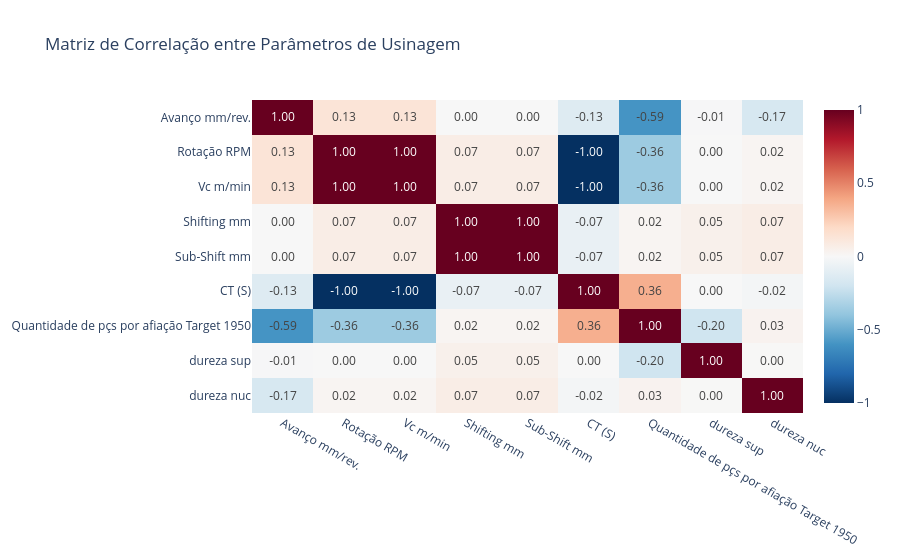

The notebook cell saved with this chart:
### Markdown cell above
É possível observar que o revestimento 'Alcrona Pro' tem maior durabilidade que o 'Alcrona EVO'

### Code cell
# cria um heatmap das variáveis numéricas de df_corrigido

df_numerico = df_corrigido.select_dtypes(include=['float64', 'int64']) # cria df_numerico com apneas as colunas numéricas de df_corrigido

matriz_correlacao = df_numerico.corr(method='spearman') # cria uma matriz de correlação das colunas de df_numerico

fig_corr = px.imshow( # cria uma figura para o heatmap
    matriz_correlacao, # define a matriz a ser usado
    text_auto=".2f", # mostra os valores com 2 casas decimais
    aspect="auto", # define a proporção do heatmap como automática forçañdo-o a preencher a altura e largura da figura
    color_continuous_scale='RdBu_r', # define a escala de cores como Azul para positivo e Vermelho para negativo
    title='Matriz de Correlação entre Parâmetros de Usinagem' # define o título do gráfico
)

fig_corr.show() # exibe a figura

### Figure 1 — Plotly figure (JSON) as saved in the notebook; plotly's stock layout.template omitted (floating-point values rounded to 4 significant figures)
{"data": [{"coloraxis": "coloraxis", "hovertemplate": "x: %{x}<br>y: %{y}<br>color: %{z}<extra></extra>", "name": "0", "texttemplate": "%{z:.2f}", "type": "heatmap", "x": ["Avanço mm/rev.", "Rotação RPM", "Vc m/min", "Shifting mm", "Sub-Shift mm", "CT (S)", "Quantidade de pçs por afiação Target 1950", "dureza sup", "dureza nuc"], "xaxis": "x", "y": ["Avanço mm/rev.", "Rotação RPM", "Vc m/min", "Shifting mm", "Sub-Shift mm", "CT (S)", "Quantidade de pçs por afiação Target 1950", "dureza sup", "dureza nuc"], "yaxis": "y", "z": [[1.0, 0.133, 0.133, -0.002496, -0.002496, -0.133, -0.5945, -0.0078, -0.1665], [0.133, 1.0, 1.0, 0.07227, 0.07227, -1.0, -0.3636, 0.0005929, 0.02219], [0.133, 1.0, 1.0, 0.07227, 0.07227, -1.0, -0.3636, 0.0005929, 0.02219], [-0.002496, 0.07227, 0.07227, 1.0, 1.0, -0.07227, 0.01951, 0.04818, 0.07204], [-0.002496, 0.07227, 0.07227, 1.0, 1.0, -0.07227, 0.01951, 0.04818, 0.07204], [-0.133, -1.0, -1.0, -0.07227, -0.07227, 1.0, 0.3636, -0.0005929, -0.02219], [-0.5945, -0.3636, -0.3636, 0.01951, 0.01951, 0.3636, 1.0, -0.2025, 0.03219], [-0.0078, 0.0005929, 0.0005929, 0.04818, 0.04818, -0.0005929, -0.2025, 1.0, 0.002292], [-0.1665, 0.02219, 0.02219, 0.07204, 0.07204, -0.02219, 0.03219, 0.002292, 1.0]]}], "layout": {"coloraxis": {"autocolorscale": false, "colorscale": [[0, "rgb(5,48,97)"], [0.1, "rgb(33,102,172)"], [0.2, "rgb(67,147,195)"], [0.3, "rgb(146,197,222)"], [0.4, "rgb(209,229,240)"], [0.5, "rgb(247,247,247)"], [0.6, "rgb(253,219,199)"], [0.7, "rgb(244,165,130)"], [0.8, "rgb(214,96,77)"], [0.9, "rgb(178,24,43)"], [1, "rgb(103,0,31)"]]}, "title": {"text": "Matriz de Correlação entre Parâmetros de Usinagem"}, "xaxis": {"anchor": "y", "domain": [0, 1]}, "yaxis": {"anchor": "x", "autorange": "reversed", "domain": [0, 1]}}}
